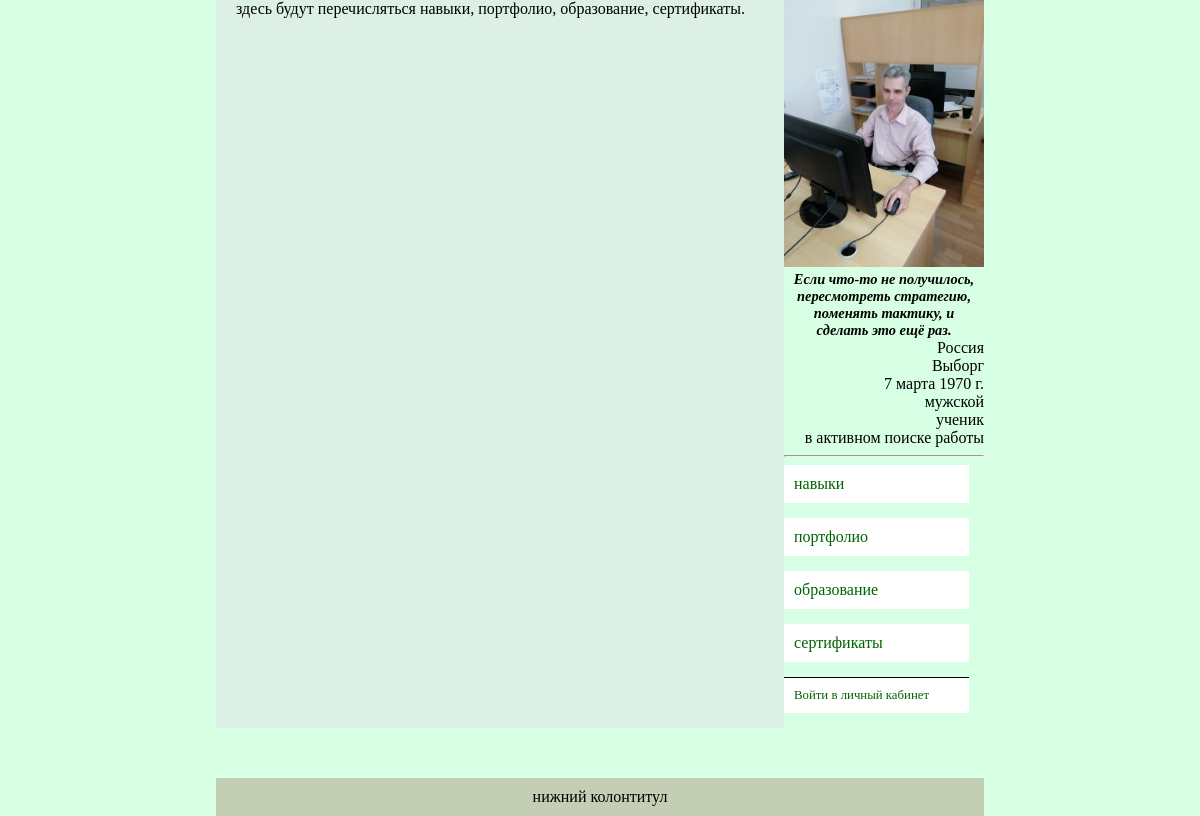
The page /1/data/skills on the database its author committed.
### new/models.py (models this page shows)
class MyUser(AbstractUser):
    PROFESSIONAL_LEVELS = {
        "LR": "ученик",
        "BR": "начинающий",
        "LL": "небольшой опыт",
        "EX": "опыт есть",
        "PR": "профессионал",
        "SP": "супер-профессионал",
        "HB": "хобби",
    }
    BIOLOGICAL_SEX = {
        "F": "женский",
        "M": "мужской"
    }
    photo = models.ImageField(
        "Собственное изображение",
        upload_to="user_s_photo/",
        null=True,
        blank=True,
    )
    biological_sex = models.CharField(
        max_length=1,
        choices=BIOLOGICAL_SEX,
        null=True,
        blank=True,
        verbose_name="Пол",
    )
    birthday = models.DateField(null=True, blank=True, verbose_name="День рождения")
    citizenship = models.ForeignKey(
        CountryOfConsignment, on_delete=models.SET_NULL, null=True, blank=True, verbose_name="Гражданство"
    )
    city = models.ForeignKey(City, on_delete=models.SET_NULL, null=True, blank=True, verbose_name="Город")
    profession = models.ForeignKey(
        Profession, on_delete=models.SET_NULL, null=True, blank=True, verbose_name="Профессия"
    )
    the_level_of_professionalism = models.CharField(
        max_length=2,
        choices=PROFESSIONAL_LEVELS,
        null=True,
        blank=True,
        verbose_name="Уровень профессионализма",
    )
    job = models.ForeignKey(
        Organization,
        on_delete=models.SET_NULL,
        null=True,
        blank=True,
        verbose_name="Текущее место работы",
    )
    motto = models.CharField(max_length=1000, verbose_name="Мой девиз", null=True, blank=True)
    about_me = models.TextField(verbose_name="Обо мне", null=True, blank=True)

class CountryOfConsignment(models.Model):
    name = models.CharField(max_length=100, unique=True, verbose_name="Название")
    state_flag = models.ImageField("Государственный флаг", upload_to="flag/", null=True, blank=True)
    class Meta:
        ordering = ["name"]
        verbose_name = "Название страны"
        verbose_name_plural = "Названия стран"
    def __str__(self):
        return self.name

class City(models.Model):
    name = models.CharField(max_length=100, unique=True, verbose_name="Название")
    class Meta:
        ordering = ["name"]
        verbose_name = "Название города"
        verbose_name_plural = "Названия городов"
    def __str__(self):
        return self.name

class Organization(models.Model):
    name = models.CharField(max_length=100, unique=True, verbose_name="Название")
    city = models.ForeignKey(City, on_delete=models.SET_NULL, null=True, blank=True, verbose_name="Город")
    class Meta:
        ordering = ["name"]
        verbose_name = "Организация"
        verbose_name_plural = "Организации"
    def __str__(self):
        return self.name

### new/views.py (the view)
# urls.py: path('1/data/skills', skills, name="отобразить навыки"),
def skills(request):
    context = {
        "i_am": MyUser.objects.get(id=1),
    }
    return render(request, 'new/display_data.html', context=context)

### new/templates/new/display_data.html (shortened to what this page needs)
{%extends 'base.html'%}
{% block body %}
здесь будут перечисляться навыки, портфолио, образование, сертификаты.
{% endblock body %}

### new/templates/new/main_info.html
{% load static %}
{% if myuser %}
	{% if myuser.photo %}
		<a href="/{{ myuser.id }}">
			<img
					src="{% static ''|add:myuser.photo.url %}"
					alt="Личная фотография"
					width="200"
			>
		</a>
	{% else %}
		<img
			src="{% static 'images/user_s_photo/default.jpg' %}"
			alt="Фото по умолчанию"
			width="200"
		>
	{% endif %}
	<div class="motto">
		{% if myuser.motto %}
			{{ myuser.motto }}
		{% else %}
			у пользователя нет девиза
		{% endif %}
	</div>
	<p>{% if myuser.citizenship %}{{ myuser.citizenship }}{% endif %}</p>
	<p>{% if myuser.city %}{{ myuser.city }}{% endif %}</p>
	<p>{% if myuser.birthday %}{{ myuser.birthday }}{% endif %}</p>
	<p>{% if myuser.get_biological_sex_display %}{{ myuser.get_biological_sex_display }}{% endif %}</p>
	<p>{% if myuser.get_the_level_of_professionalism_display %}{{ myuser.get_the_level_of_professionalism_display }}{% endif %}</p>
	<p>{% if myuser.job %}{{ myuser.job }}{% endif %}</p>
	<hr>
{% endif %}

### static/CSS/style.css (style rules this page uses)
body { background-color: #d6ffe3; max-width: 768px; margin: auto; }
p { text-align: center; }
.motto { padding: 0 3px; text-align: center; font-size: 0.9em; font-style: italic; font-weight: bold; }
.main_info > p { margin: 0; text-align: right; }

### rows shown on the page
MyUser: photo (picture), motto "Если что-то не получилось, пересмотреть стратегию, поменять тактику, и сделать это ещё раз.", citizenship "Россия", city "Выборг", birthday "7 марта 1970 г.", biological_sex "мужской", the_level_of_professionalism "ученик", job "в активном поиске работы"
